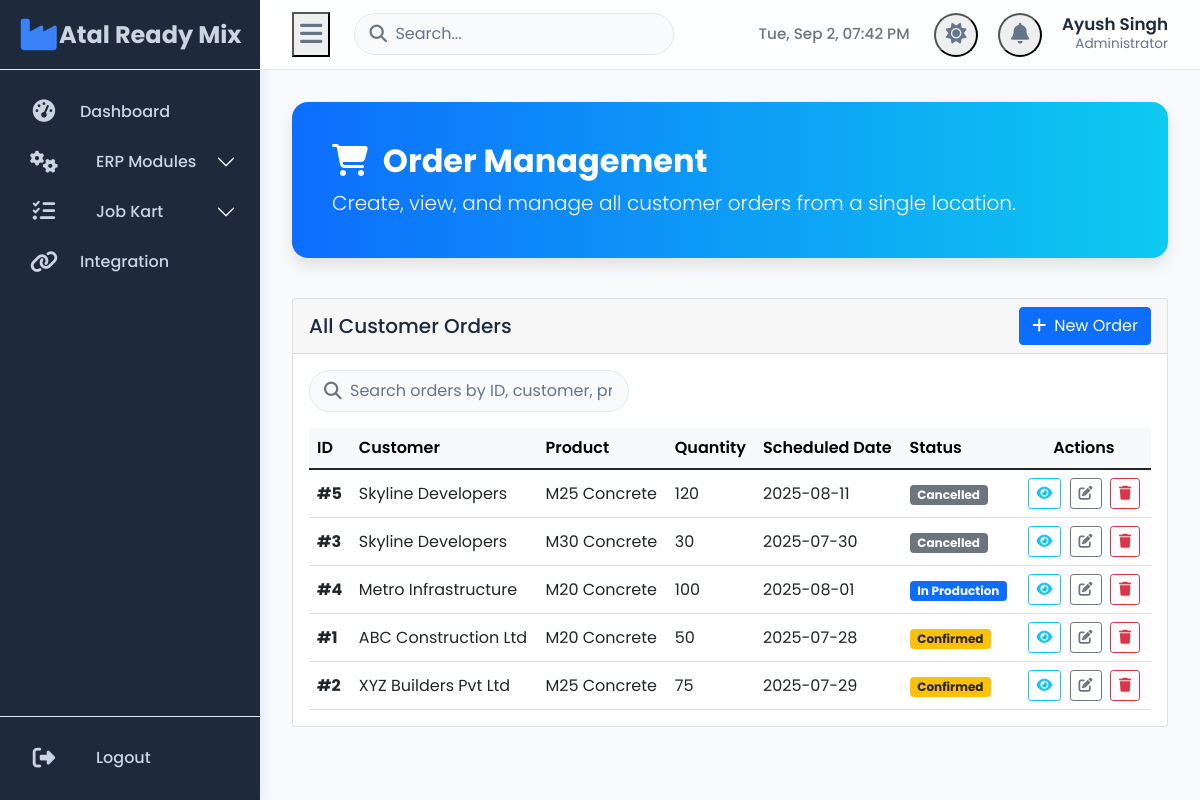
/erp/orders (signed in), run on the app's committed database.
### tables this page shows
CREATE TABLE Orders (
    OrderID INTEGER PRIMARY KEY AUTOINCREMENT,
    CustomerID INTEGER,
    ProductID INTEGER,
    Quantity INTEGER,
    OrderDate DATE,
    DeliverySite TEXT,
    ScheduledDate DATE,
    Status TEXT,
    CreatedBy INTEGER,
    FOREIGN KEY (CustomerID) REFERENCES Customers(CustomerID),
    FOREIGN KEY (ProductID) REFERENCES Products(ProductID),
    FOREIGN KEY (CreatedBy) REFERENCES Users(UserID)
);

CREATE TABLE Customers (
    CustomerID INTEGER PRIMARY KEY AUTOINCREMENT,
    CustomerName TEXT,
    Address TEXT,
    Phone TEXT,
    Email TEXT
);

CREATE TABLE Products (
    ProductID INTEGER PRIMARY KEY AUTOINCREMENT,
    ProductName TEXT NOT NULL,
    Description TEXT,
    Unit TEXT,
    MixDesign TEXT
);

### app.py (the view)
@app.route('/erp/orders')
@login_required
def erp_orders():
    conn = get_db_connection()
    orders = conn.execute('SELECT o.*, c.CustomerName, p.ProductName FROM Orders o JOIN Customers c ON o.CustomerID = c.CustomerID JOIN Products p ON o.ProductID = p.ProductID ORDER BY o.OrderDate DESC').fetchall()
    conn.close()
    return render_template('erp/orders.html', orders=orders)

### app.py (called while the page is built)
def get_db_connection():
    conn = sqlite3.connect(DATABASE, timeout=10)
    conn.row_factory = sqlite3.Row
    return conn

def login_required(f):
    @wraps(f)
    def decorated_function(*args, **kwargs):
        if 'user_id' not in session:
            return redirect(url_for('login'))
        return f(*args, **kwargs)
    return decorated_function

### templates/erp/orders.html (shortened to what this page needs)
{% extends "base.html" %}
{% block content %}
<div class="main-header">
    <h2><i class="fas fa-shopping-cart me-2"></i> Order Management</h2>
    <p class="lead mb-0">Create, view, and manage all customer orders from a single location.</p>
</div>
<div class="row">
    <div class="col-12">
        <div class="card">
            <div class="card-header d-flex justify-content-between align-items-center">
                <h5 class="mb-0">All Customer Orders</h5>
                <a href="{{ url_for('erp_new_order') }}" class="btn btn-primary"><i class="fas fa-plus me-2"></i>New Order</a>
            </div>
            <div class="card-body">
                <div class="mb-3 search-bar">
                    <input type="text" id="orderSearch" class="form-control" placeholder="Search orders by ID, customer, product, or status...">
                </div>
                <div class="table-responsive">
                    <table class="table table-hover mb-0">
                        <thead class="table-light">
                            <tr>
                                <th>ID</th>
                                <th>Customer</th>
                                <th>Product</th>
                                <th>Quantity</th>
                                <th>Scheduled Date</th>
                                <th>Status</th>
                                <th class="text-center">Actions</th>
                            </tr>
                        </thead>
                        <tbody id="ordersTableBody">
                            {% for order in orders %}
                            <tr>
                                <td><strong>#{{ order.OrderID }}</strong></td>
                                <td>{{ order.CustomerName }}</td>
                                <td>{{ order.ProductName }}</td>
                                <td>{{ order.Quantity }}</td>
                                <td>{{ order.ScheduledDate }}</td>
                                <td>
                                    <span class="badge bg-{% if order.Status == 'Confirmed' %}warning text-dark{% elif order.Status == 'Delivered' %}success{% elif order.Status == 'In Production' %}primary{% else %}secondary{% endif %}">
                                        {{ order.Status }}
                                    </span>
                                </td>
                                <td class="text-center action-buttons">
                                    <a href="{{ url_for('erp_view_order', order_id=order.OrderID) }}" class="btn btn-sm btn-outline-info" data-bs-toggle="tooltip" title="View Details"><i class="fas fa-eye"></i></a>
                                    <a href="{{ url_for('erp_edit_order', order_id=order.OrderID) }}" class="btn btn-sm btn-outline-secondary" data-bs-toggle="tooltip" title="Edit Order"><i class="fas fa-edit"></i></a>
                                    <button type="button" class="btn btn-sm btn-outline-danger delete-btn"
                                            data-order-id="{{ order.OrderID }}"
                                            data-customer-name="{{ order.CustomerName }}"
                                            title="Delete Order">
                                        <i class="fas fa-trash"></i>
                                    </button>
                                </td>
                            </tr>
                            {% endfor %}
                        </tbody>
                    </table>
                </div>
            </div>
        </div>
    </div>
</div>
{% endblock %}

### templates/base.html (style rules this page uses)
:root { --sidebar-width: 260px; --sidebar-width-collapsed: 88px; --topbar-height: 70px; --color-sidebar-bg-light: #1e293b; --color-sidebar-text-light: #cbd5e1; --color-sidebar-text-hover-light: #f8fafc; --color-sidebar-accent-light: #3b82f6; --color-main-bg-light: #f9fafb; --color-text-light: #1e293b; --color-text-muted-light: #64748b; --color-border-light: #e2e8f0; --color-card-bg-light: #ffffff; --color-shadow-light: rgba(59, 130, 246, 0.15); --color-topbar-bg-light: rgba(255, 255, 255, 0.85); --color-sidebar-bg-dark: #111827; --color-sidebar-text-dark: #9ca3af; --color-sidebar-text-hover-dark: #f3f4f6; --color-sidebar-accent-dark: #60a5fa; --color-main-bg-dark: #0f172a; --color-text-dark: #e0e7ff; --color-text-muted-dark: #94a3b8; --color-border-dark: #374151; --color-card-bg-dark: #1e293b; --color-shadow-dark: rgba(0, 0, 0, 0.3); --color-topbar-bg-dark: rgba(31, 41, 55, 0.85); }
[data-theme="light"] { --sidebar-bg: var(--color-sidebar-bg-light); --sidebar-text: var(--color-sidebar-text-light); --sidebar-text-hover: var(--color-sidebar-text-hover-light); --sidebar-accent: var(--color-sidebar-accent-light); --main-bg: var(--color-main-bg-light); --text-color: var(--color-text-light); --text-muted: var(--color-text-muted-light); --border-color: var(--color-border-light); --card-bg: var(--color-card-bg-light); --shadow-color: var(--color-shadow-light); --topbar-bg: var(--color-topbar-bg-light); }
* { box-sizing: border-box; }
body { margin: 0; font-family: 'Poppins', sans-serif; background-color: var(--main-bg); color: var(--text-color); overflow-x: hidden; transition: background-color 0.3s ease, color 0.3s ease; }
a { text-decoration: none; color: inherit; }
.search-bar { position: relative; width: 320px; max-width: 100%; }
.search-bar input { width: 100%; padding: 0.5rem 1rem 0.5rem 2.8rem; border-radius: 2rem; border: 1.5px solid var(--border-color); background-color: var(--main-bg); color: var(--text-color); font-size: 1rem; transition: border-color 0.3s ease, background-color 0.3s ease; }
.search-bar input::placeholder { color: var(--text-muted); }

### templates/erp/orders.html (style rules this page uses)
body { background-color: #f8f9fa; }
.main-header { background: linear-gradient(90deg, #0d6efd 0%, #0dcaf0 100%); color: white; padding: 2.5rem; border-radius: 1rem; margin-bottom: 2.5rem; box-shadow: 0 8px 16px rgba(0, 0, 0, 0.1); }
.main-header h2 { font-weight: 700; }
.card-header .btn { float: right; }
.table thead th { vertical-align: middle; font-weight: 600; white-space: nowrap; }
.table tbody td { vertical-align: middle; }
.action-buttons a, .action-buttons button { margin: 0 2px; }
.search-bar { position: relative; }
.search-bar .form-control { padding-left: 2.5rem; }

### data on the page
Orders: OrderID "5", CustomerName "Skyline Developers", ProductName "M25 Concrete", Quantity "120", ScheduledDate "2025-08-11", Status "Cancelled"
Orders: OrderID "3", CustomerName "Skyline Developers", ProductName "M30 Concrete", Quantity "30", ScheduledDate "2025-07-30", Status "Cancelled"
Orders: OrderID "4", CustomerName "Metro Infrastructure", ProductName "M20 Concrete", Quantity "100", ScheduledDate "2025-08-01", Status "In Production"
Orders: OrderID "1", CustomerName "ABC Construction Ltd", ProductName "M20 Concrete", Quantity "50", ScheduledDate "2025-07-28", Status "Confirmed"
Orders: OrderID "2", CustomerName "XYZ Builders Pvt Ltd", ProductName "M25 Concrete", Quantity "75", ScheduledDate "2025-07-29", Status "Confirmed"

### other printed values
{{ session.employee_name }} "Ayush Singh"
{{ session.role }} "Administrator"
